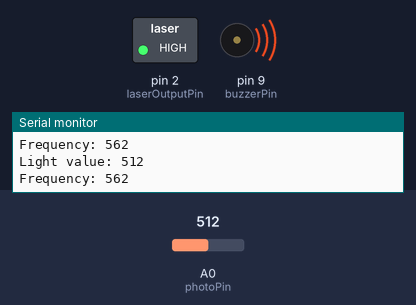
Recording of a sketch running on a simulated Arduino Uno, built with avr-gcc and run on an emulated ATmega328P. Shown: switched loads named in the sketch (green lamp = pin HIGH), buzzer (waves = sounding), the last lines printed to the serial monitor. The inputs (shaded band) are chosen by the test bench; at power-on: A0 (photoPin) = 512.

Above: at 1.2 s.
1.3 s: A0 (photoPin) set to 11
At 2.1 s:
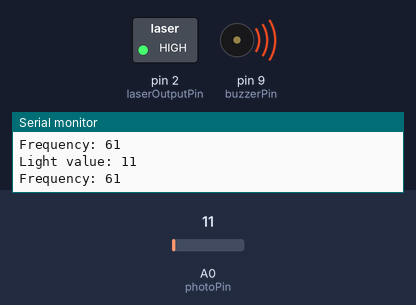
2.8 s: A0 (photoPin) set to 8
At 3.5 s:
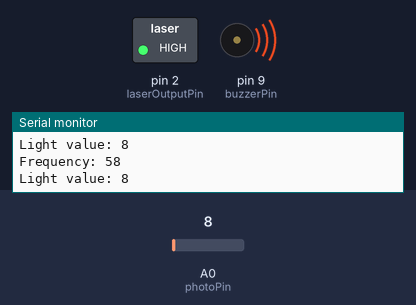
Timing chart, 0 to 5.8 s (numbered marks = the images above; inputs shaded):
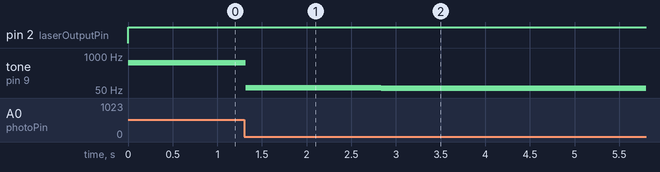

The sketch:

light_meter_buzzer.ino
```cpp
const int photoPin=A0;
const int buzzerPin=9;
const int laserOutputPin = 2;

void setup() {
  // put your setup code here, to run once:
  Serial.begin(9600);
  pinMode(buzzerPin, OUTPUT);
  pinMode(laserOutputPin, OUTPUT);
}

void loop() {
  // put your main code here, to run repeatedly:
  digitalWrite(laserOutputPin, HIGH);
  int light=analogRead(photoPin);
  int freq=light+50;
  Serial.print("Light value: ");
  Serial.println(light);
  Serial.print("Frequency: ");
  Serial.println(freq);
  tone(buzzerPin, freq);
  delay(50);
}
```

Measured:
- after the input at 1.3 s, tone on pin 9 (buzzerPin): 562 Hz → 61 Hz at once
- after the input at 2.8 s, tone on pin 9 (buzzerPin): 61 Hz → 58 Hz at once
